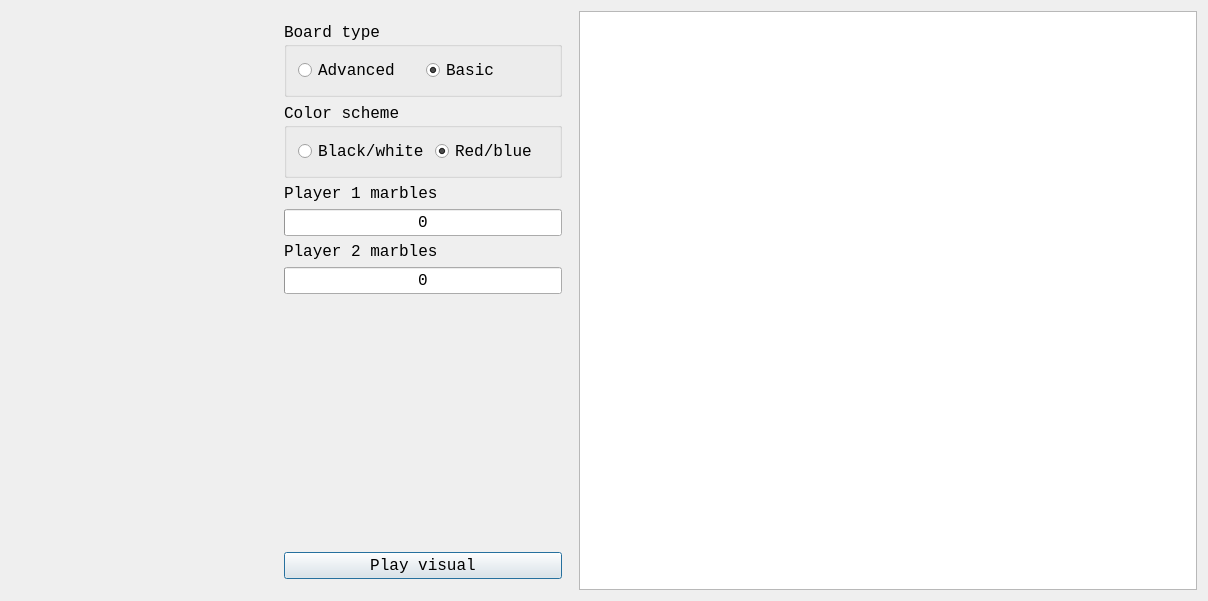
<?xml version="1.0" encoding="UTF-8"?>
<ui version="4.0">
 <class>QtTestPylosTestGameDialog</class>
 <widget class="QDialog" name="QtTestPylosTestGameDialog">
  <property name="geometry">
   <rect>
    <x>0</x>
    <y>0</y>
    <width>1208</width>
    <height>601</height>
   </rect>
  </property>
  <property name="font">
   <font>
    <family>Courier New</family>
    <pointsize>12</pointsize>
   </font>
  </property>
  <property name="focusPolicy">
   <enum>Qt::WheelFocus</enum>
  </property>
  <property name="windowTitle">
   <string>TestPylos</string>
  </property>
  <property name="windowIcon">
   <iconset resource="TestPylos.qrc">
    <normaloff>:/images/R.png</normaloff>:/images/R.png</iconset>
  </property>
  <property name="styleSheet">
   <string notr="true"/>
  </property>
  <layout class="QHBoxLayout" name="horizontalLayout">
   <item>
    <widget class="QWidget" name="widget_pylos" native="true">
     <property name="minimumSize">
      <size>
       <width>256</width>
       <height>256</height>
      </size>
     </property>
     <property name="maximumSize">
      <size>
       <width>256</width>
       <height>256</height>
      </size>
     </property>
     <layout class="QGridLayout" name="gridLayout_2">
      <item row="0" column="0">
       <layout class="QGridLayout" name="widget_pylos_layout">
        <property name="rightMargin">
         <number>0</number>
        </property>
        <property name="spacing">
         <number>0</number>
        </property>
       </layout>
      </item>
     </layout>
    </widget>
   </item>
   <item>
    <widget class="QWidget" name="widget_options" native="true">
     <property name="sizePolicy">
      <sizepolicy hsizetype="Preferred" vsizetype="Preferred">
       <horstretch>0</horstretch>
       <verstretch>0</verstretch>
      </sizepolicy>
     </property>
     <property name="maximumSize">
      <size>
       <width>300</width>
       <height>16777215</height>
      </size>
     </property>
     <layout class="QVBoxLayout" name="verticalLayout_3">
      <item>
       <widget class="QGroupBox" name="box_game_type">
        <property name="enabled">
         <bool>true</bool>
        </property>
        <property name="sizePolicy">
         <sizepolicy hsizetype="Preferred" vsizetype="Maximum">
          <horstretch>0</horstretch>
          <verstretch>0</verstretch>
         </sizepolicy>
        </property>
        <property name="toolTip">
         <string>Sets the board type</string>
        </property>
        <property name="title">
         <string>Board type</string>
        </property>
        <layout class="QHBoxLayout" name="horizontalLayout_3">
         <item>
          <widget class="QRadioButton" name="radio_advanced">
           <property name="toolTip">
            <string>Starts an advanced game</string>
           </property>
           <property name="text">
            <string>Advanced</string>
           </property>
          </widget>
         </item>
         <item>
          <widget class="QRadioButton" name="radio_basic">
           <property name="toolTip">
            <string>Starts a basic game</string>
           </property>
           <property name="text">
            <string>Basic</string>
           </property>
           <property name="checked">
            <bool>true</bool>
           </property>
          </widget>
         </item>
        </layout>
       </widget>
      </item>
      <item>
       <widget class="QGroupBox" name="box_color_scheme">
        <property name="sizePolicy">
         <sizepolicy hsizetype="Preferred" vsizetype="Maximum">
          <horstretch>0</horstretch>
          <verstretch>0</verstretch>
         </sizepolicy>
        </property>
        <property name="toolTip">
         <string>Sets the color scheme</string>
        </property>
        <property name="title">
         <string>Color scheme</string>
        </property>
        <layout class="QHBoxLayout" name="horizontalLayout_2">
         <item>
          <widget class="QRadioButton" name="radio_bw">
           <property name="toolTip">
            <string>Use the black and white color scheme</string>
           </property>
           <property name="text">
            <string>Black/white</string>
           </property>
          </widget>
         </item>
         <item>
          <widget class="QRadioButton" name="radio_rb">
           <property name="toolTip">
            <string>Use the red and blue color scheme</string>
           </property>
           <property name="text">
            <string>Red/blue</string>
           </property>
           <property name="checked">
            <bool>true</bool>
           </property>
          </widget>
         </item>
        </layout>
       </widget>
      </item>
      <item>
       <widget class="QLabel" name="label_nmarbles_1">
        <property name="toolTip">
         <string>Number of marbles player 1 has on the board</string>
        </property>
        <property name="text">
         <string>Player 1 marbles</string>
        </property>
       </widget>
      </item>
      <item>
       <widget class="QProgressBar" name="bar1">
        <property name="toolTip">
         <string>Number of marbles player 1 has on the board</string>
        </property>
        <property name="maximum">
         <number>30</number>
        </property>
        <property name="value">
         <number>0</number>
        </property>
        <property name="format">
         <string>%v</string>
        </property>
       </widget>
      </item>
      <item>
       <widget class="QLabel" name="label_nmarbles_2">
        <property name="toolTip">
         <string>Number of marbles player 2 has on the board</string>
        </property>
        <property name="text">
         <string>Player 2 marbles</string>
        </property>
       </widget>
      </item>
      <item>
       <widget class="QProgressBar" name="bar2">
        <property name="toolTip">
         <string>Number of marbles player 2 has on the board</string>
        </property>
        <property name="maximum">
         <number>30</number>
        </property>
        <property name="value">
         <number>0</number>
        </property>
        <property name="format">
         <string>%v</string>
        </property>
       </widget>
      </item>
      <item>
       <spacer name="verticalSpacer">
        <property name="orientation">
         <enum>Qt::Vertical</enum>
        </property>
        <property name="sizeHint" stdset="0">
         <size>
          <width>20</width>
          <height>40</height>
         </size>
        </property>
       </spacer>
      </item>
      <item>
       <widget class="QPushButton" name="button_play_visual">
        <property name="toolTip">
         <string>&lt;html&gt;&lt;head/&gt;&lt;body&gt;&lt;p&gt;Plays a game by randomly clicking on the widget&lt;/p&gt;&lt;/body&gt;&lt;/html&gt;</string>
        </property>
        <property name="text">
         <string>Play visual</string>
        </property>
       </widget>
      </item>
     </layout>
    </widget>
   </item>
   <item>
    <widget class="QPlainTextEdit" name="text_log">
     <property name="readOnly">
      <bool>true</bool>
     </property>
    </widget>
   </item>
  </layout>
 </widget>
 <layoutdefault spacing="6" margin="11"/>
 <resources>
  <include location="TestPylos.qrc"/>
 </resources>
 <connections/>
</ui>
